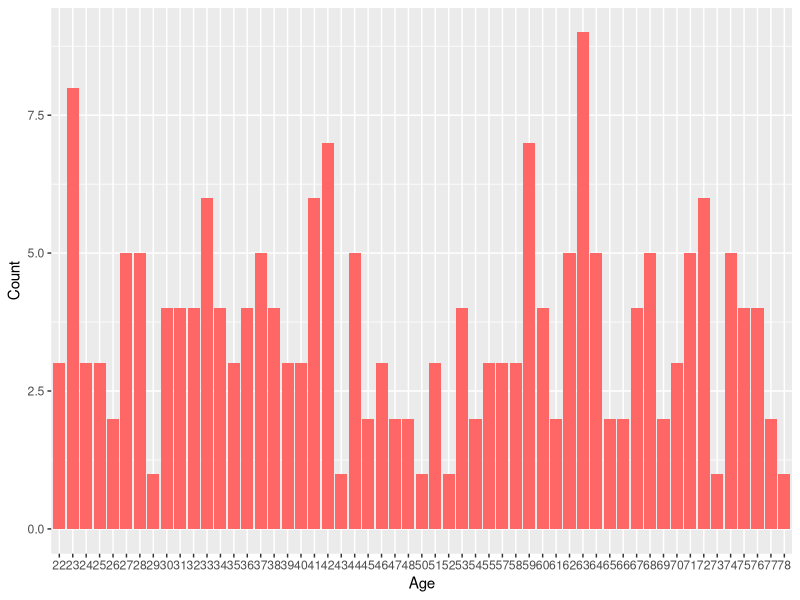

The R source for this figure:
library(ggplot2)

# Load data
data <- read.csv("./users.csv", header=TRUE)

# Barplot
p <- ggplot(data, aes(x = as.factor(dob.age))) +
  geom_bar(stat = "count", position = "stack", fill = "#FF6666") +
  labs(x = "Age",
       y = "Count")

png("./scripts/counts_by_age.png", width = 800, height = 400)
print(p)
dev.off()